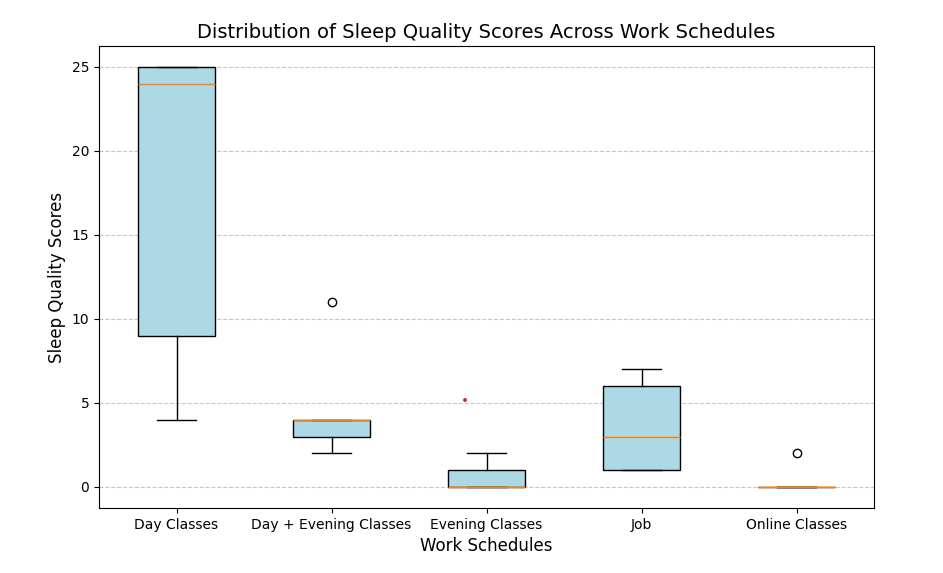

Recreate this plot in Python.
import matplotlib.pyplot as plt

# Data
day_classes_only = [4, 25, 25, 24, 9]
Com_day_evening_classes = [2, 4, 11, 4, 3]
evening_classes_only = [0, 0, 2, 0, 1]
job = [1, 3, 7, 6, 1]
online_classes = [0, 0, 2, 0, 0]

# Combine data into a list for plotting
data = [day_classes_only, Com_day_evening_classes, evening_classes_only, job, online_classes]

# Labels for each group
labels = ['Day Classes', 'Day + Evening Classes', 'Evening Classes', 'Job', 'Online Classes']

# Create the boxplot
plt.figure(figsize=(10, 6))
plt.boxplot(data, labels=labels, patch_artist=True, boxprops=dict(facecolor='lightblue'))

# Add title and axis labels
plt.title("Distribution of Sleep Quality Scores Across Work Schedules", fontsize=14)
plt.xlabel("Work Schedules", fontsize=12)
plt.ylabel("Sleep Quality Scores", fontsize=12)

# Show the grid
plt.grid(axis='y', linestyle='--', alpha=0.7)

# Display the plot
plt.show()
